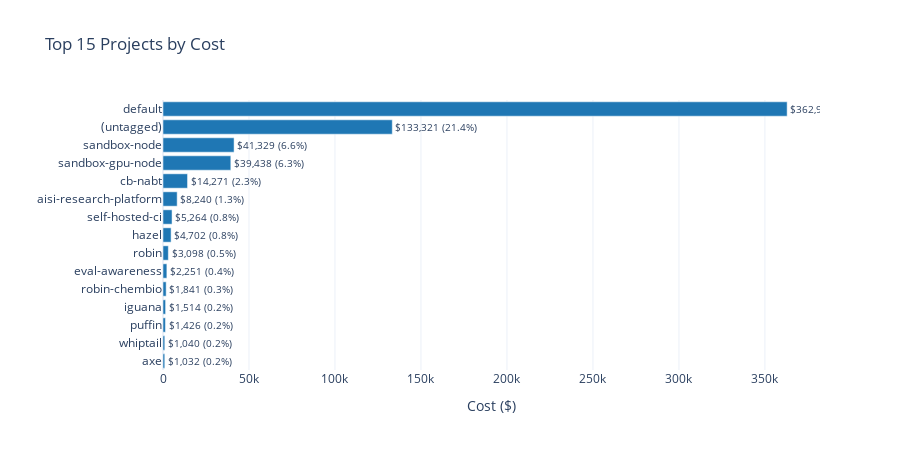

Write notebook code for a chart like this one.
### Code cell
# Project breakdown
project_df = parse_tag_costs(data, 'Project', top_n=15)
if not project_df.empty:
    fig = create_horizontal_bar_chart(project_df, 'cost', 'tag_value', 
                                       'Top 15 Projects by Cost', 'Cost ($)')
    fig.show()

### Figure 1 — Plotly figure (JSON) as saved in the notebook; plotly's stock layout.template omitted (floating-point values rounded to 4 significant figures)
{"data": [{"hovertemplate": "<b>%{y}</b><br>Cost: $%{x:,.2f}<extra></extra>", "legendgroup": "", "marker": {"color": "#1f77b4", "pattern": {"shape": ""}}, "name": "", "orientation": "h", "showlegend": false, "text": ["$362,921 (58.1%)", "$133,321 (21.4%)", "$41,329 (6.6%)", "$39,438 (6.3%)", "$14,271 (2.3%)", "$8,240 (1.3%)", "$5,264 (0.8%)", "$4,702 (0.8%)", "$3,098 (0.5%)", "$2,251 (0.4%)", "$1,841 (0.3%)", "$1,514 (0.2%)", "$1,426 (0.2%)", "$1,040 (0.2%)", "$1,032 (0.2%)"], "textposition": "outside", "type": "bar", "x": [362900.0, 133300.0, 41330.0, 39440.0, 14270.0, 8240.0, 5264.0, 4702.0, 3098.0, 2251.0, 1841.0, 1514.0, 1426.0, 1040.0, 1032.0], "xaxis": "x", "y": ["default", "(untagged)", "sandbox-node", "sandbox-gpu-node", "cb-nabt", "aisi-research-platform", "self-hosted-ci", "hazel", "robin", "eval-awareness", "robin-chembio", "iguana", "puffin", "whiptail", "axe"], "yaxis": "y"}], "layout": {"barmode": "relative", "height": 450, "legend": {"tracegroupgap": 0}, "showlegend": false, "title": {"text": "Top 15 Projects by Cost"}, "xaxis": {"anchor": "y", "domain": [0, 1], "title": {"text": "Cost ($)"}}, "yaxis": {"anchor": "x", "autorange": "reversed", "domain": [0, 1], "title": {"text": ""}}}}
